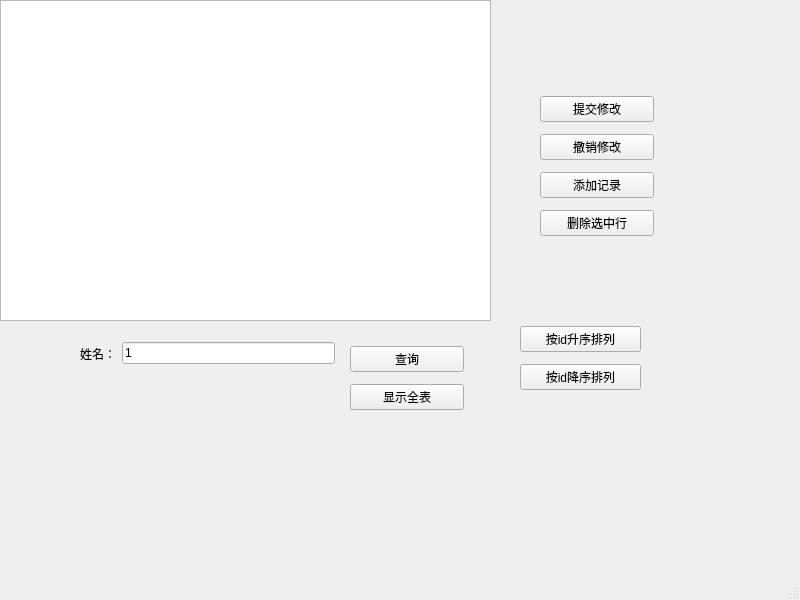
<?xml version="1.0" encoding="UTF-8"?>
<ui version="4.0">
 <class>MainWindow</class>
 <widget class="QMainWindow" name="MainWindow">
  <property name="geometry">
   <rect>
    <x>0</x>
    <y>0</y>
    <width>800</width>
    <height>600</height>
   </rect>
  </property>
  <property name="windowTitle">
   <string>MainWindow</string>
  </property>
  <widget class="QWidget" name="centralwidget">
   <widget class="QTableView" name="tableView">
    <property name="geometry">
     <rect>
      <x>0</x>
      <y>0</y>
      <width>491</width>
      <height>321</height>
     </rect>
    </property>
   </widget>
   <widget class="QWidget" name="">
    <property name="geometry">
     <rect>
      <x>80</x>
      <y>340</y>
      <width>255</width>
      <height>27</height>
     </rect>
    </property>
    <layout class="QHBoxLayout" name="horizontalLayout">
     <item>
      <widget class="QLabel" name="label">
       <property name="text">
        <string>姓名：</string>
       </property>
      </widget>
     </item>
     <item>
      <widget class="QLineEdit" name="lineEdit">
       <property name="text">
        <string>1</string>
       </property>
      </widget>
     </item>
    </layout>
   </widget>
   <widget class="QWidget" name="">
    <property name="geometry">
     <rect>
      <x>540</x>
      <y>90</y>
      <width>114</width>
      <height>156</height>
     </rect>
    </property>
    <layout class="QVBoxLayout" name="verticalLayout">
     <item>
      <widget class="QPushButton" name="pushButton">
       <property name="text">
        <string>提交修改</string>
       </property>
      </widget>
     </item>
     <item>
      <widget class="QPushButton" name="pushButton_2">
       <property name="text">
        <string>撤销修改</string>
       </property>
      </widget>
     </item>
     <item>
      <widget class="QPushButton" name="pushButton_3">
       <property name="text">
        <string>添加记录</string>
       </property>
      </widget>
     </item>
     <item>
      <widget class="QPushButton" name="pushButton_4">
       <property name="text">
        <string>删除选中行</string>
       </property>
      </widget>
     </item>
    </layout>
   </widget>
   <widget class="QWidget" name="">
    <property name="geometry">
     <rect>
      <x>350</x>
      <y>340</y>
      <width>114</width>
      <height>76</height>
     </rect>
    </property>
    <layout class="QVBoxLayout" name="verticalLayout_2">
     <item>
      <widget class="QPushButton" name="pushButton_7">
       <property name="text">
        <string>查询</string>
       </property>
      </widget>
     </item>
     <item>
      <widget class="QPushButton" name="pushButton_8">
       <property name="text">
        <string>显示全表</string>
       </property>
      </widget>
     </item>
    </layout>
   </widget>
   <widget class="QWidget" name="">
    <property name="geometry">
     <rect>
      <x>520</x>
      <y>320</y>
      <width>121</width>
      <height>76</height>
     </rect>
    </property>
    <layout class="QVBoxLayout" name="verticalLayout_3">
     <item>
      <widget class="QPushButton" name="pushButton_5">
       <property name="text">
        <string>按id升序排列</string>
       </property>
      </widget>
     </item>
     <item>
      <widget class="QPushButton" name="pushButton_6">
       <property name="text">
        <string>按id降序排列</string>
       </property>
      </widget>
     </item>
    </layout>
   </widget>
  </widget>
  <widget class="QMenuBar" name="menubar">
   <property name="geometry">
    <rect>
     <x>0</x>
     <y>0</y>
     <width>800</width>
     <height>29</height>
    </rect>
   </property>
  </widget>
  <widget class="QStatusBar" name="statusbar"/>
 </widget>
 <resources/>
 <connections/>
</ui>
